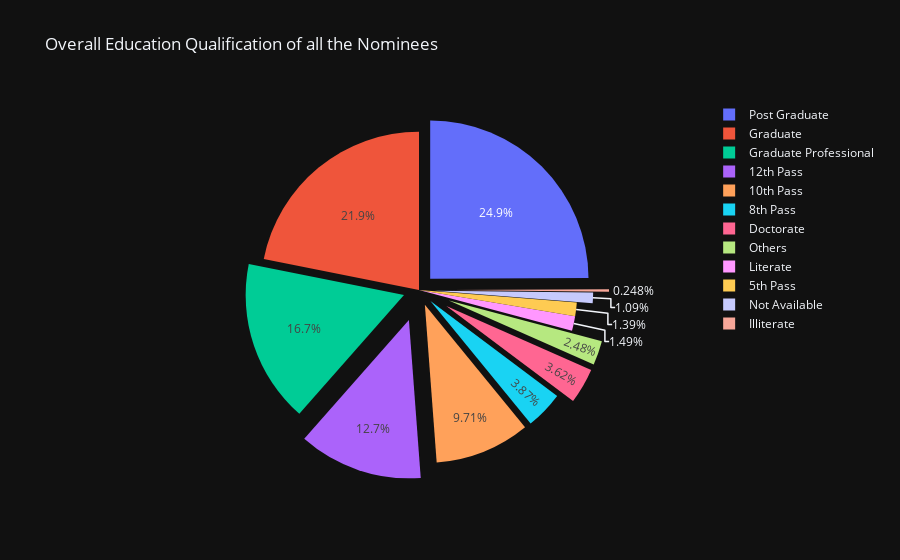
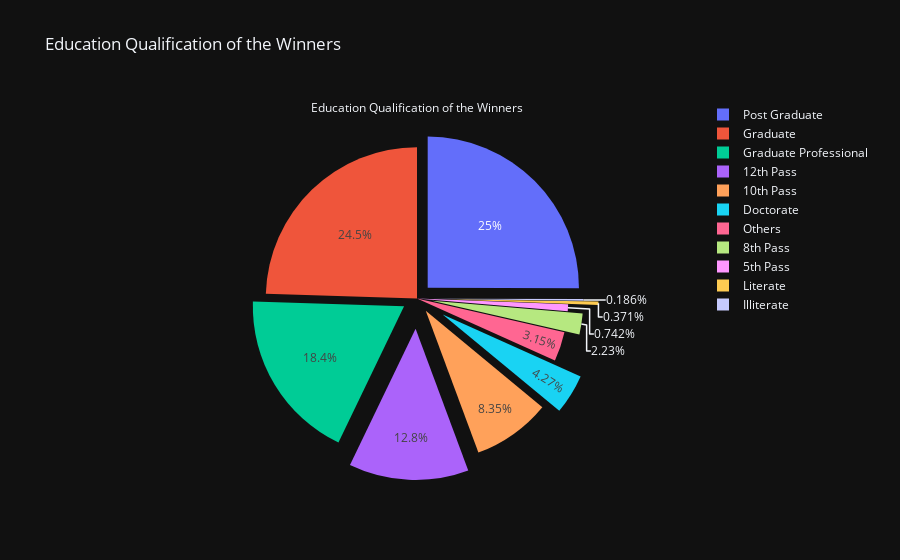

Notebook code for these charts, in order:
### Code cell
ed_valid=vote[vote['PARTY']!="NOTA"]
ed_cnt=ed_valid.groupby('EDUCATION').apply(lambda x:x['PARTY'].count()).reset_index(name='Counts')
fig = go.Figure(data=[go.Pie(labels=ed_cnt['EDUCATION'], values=ed_cnt['Counts'], pull=[0.1, 0.2, 0, 0.1, 0.2, 0,0.1, 0.2, 0,0.1, 0.2, 0.1])])
fig.update_layout(title_text='Overall Education Qualification of all the Nominees',template='plotly_dark')
fig.show()
ed_won=ed_valid[ed_valid['WINNER']==1]
ed_win_cnt=ed_won.groupby('EDUCATION').apply(lambda x:x['PARTY'].count()).reset_index(name='Counts')
fig2 = go.Figure(data=[go.Pie(labels=ed_win_cnt['EDUCATION'], values=ed_win_cnt['Counts'], pull=[0.1, 0.2, 0, 0.1, 0.2, 0,0.1, 0.1, 0.2,0, 0.1, 0.2],title='Education Qualification of the Winners')])
fig2.update_layout(title_text='Education Qualification of the Winners',template='plotly_dark')
fig2.show()

### Figure 1 — Plotly figure (JSON) as saved in the notebook; plotly's stock layout.template omitted (floating-point values rounded to 4 significant figures)
{"data": [{"labels": ["10th Pass", "12th Pass", "5th Pass", "8th Pass", "Doctorate", "Graduate", "Graduate Professional", "Illiterate", "Literate", "Not Available", "Others", "Post Graduate"], "pull": [0.1, 0.2, 0, 0.1, 0.2, 0, 0.1, 0.2, 0, 0.1, 0.2, 0.1], "type": "pie", "values": [196, 256, 28, 78, 73, 441, 336, 5, 30, 22, 50, 503]}], "layout": {"title": {"text": "Overall Education Qualification of all the Nominees"}}}

### Figure 2 — Plotly figure (JSON) as saved in the notebook; plotly's stock layout.template omitted (floating-point values rounded to 4 significant figures)
{"data": [{"labels": ["10th Pass", "12th Pass", "5th Pass", "8th Pass", "Doctorate", "Graduate", "Graduate Professional", "Illiterate", "Literate", "Others", "Post Graduate"], "pull": [0.1, 0.2, 0, 0.1, 0.2, 0, 0.1, 0.1, 0.2, 0, 0.1, 0.2], "title": {"text": "Education Qualification of the Winners"}, "type": "pie", "values": [45, 69, 4, 12, 23, 132, 99, 1, 2, 17, 135]}], "layout": {"title": {"text": "Education Qualification of the Winners"}}}
